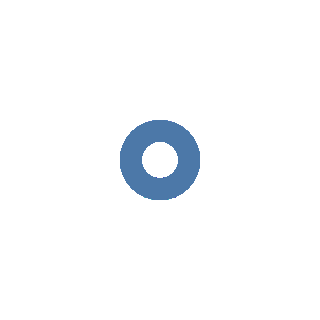

Notebook code cell kept with this figure:
### Code cell
alt.Chart(cars).mark_point()

### Figure 1 — Vega-Lite specification as saved in the notebook (floating-point values rounded to 4 significant figures; data arrays with more than 128 entries replaced by an {"elided": "..."} marker saying what was removed)
{"config": {"view": {"continuousWidth": 300, "continuousHeight": 300}}, "data": {"name": "data-583e73726c1545c56c203344161a975c"}, "mark": {"type": "point"}, "$schema": "https://vega.github.io/schema/vega-lite/v5.20.1.json", "datasets": {"data-583e73726c1545c56c203344161a975c": {"elided": "406 records"}}}
